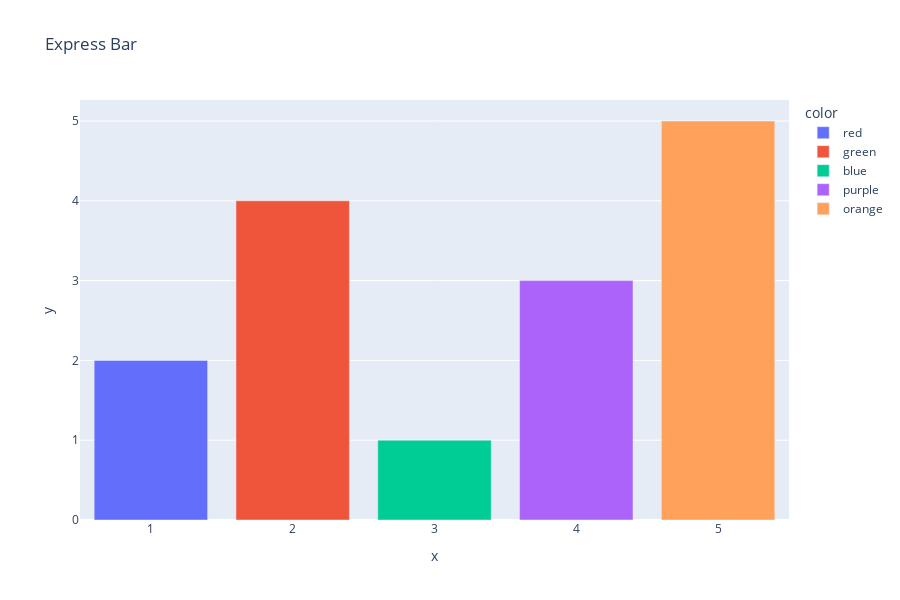

Here is the notebook cell this chart was saved with:
### Markdown cell above
### Express Object Bar Chart

### Code cell
import plotly.graph_objects as go
import plotly.express as px
import pandas as pd

# Sample Data
x = [1, 2, 3, 4, 5]
y = [2, 4, 1, 3, 5]
color = ['red','green','blue','purple','orange']
data = {'x': x, 'y': y, 'color': color}


df = pd.DataFrame(data)

# Plotly Express Object
figx = px.bar(df, x=x, y=y, color=color,title="Express Bar",height=600)
figx.show()

### Figure 1 — Plotly figure (JSON) as saved in the notebook; plotly's stock layout.template omitted (floating-point values rounded to 4 significant figures)
{"data": [{"hovertemplate": "color=red<br>x=%{x}<br>y=%{y}<extra></extra>", "legendgroup": "red", "marker": {"color": "#636efa", "pattern": {"shape": ""}}, "name": "red", "orientation": "v", "showlegend": true, "textposition": "auto", "type": "bar", "x": [1], "xaxis": "x", "y": [2], "yaxis": "y"}, {"hovertemplate": "color=green<br>x=%{x}<br>y=%{y}<extra></extra>", "legendgroup": "green", "marker": {"color": "#EF553B", "pattern": {"shape": ""}}, "name": "green", "orientation": "v", "showlegend": true, "textposition": "auto", "type": "bar", "x": [2], "xaxis": "x", "y": [4], "yaxis": "y"}, {"hovertemplate": "color=blue<br>x=%{x}<br>y=%{y}<extra></extra>", "legendgroup": "blue", "marker": {"color": "#00cc96", "pattern": {"shape": ""}}, "name": "blue", "orientation": "v", "showlegend": true, "textposition": "auto", "type": "bar", "x": [3], "xaxis": "x", "y": [1], "yaxis": "y"}, {"hovertemplate": "color=purple<br>x=%{x}<br>y=%{y}<extra></extra>", "legendgroup": "purple", "marker": {"color": "#ab63fa", "pattern": {"shape": ""}}, "name": "purple", "orientation": "v", "showlegend": true, "textposition": "auto", "type": "bar", "x": [4], "xaxis": "x", "y": [3], "yaxis": "y"}, {"hovertemplate": "color=orange<br>x=%{x}<br>y=%{y}<extra></extra>", "legendgroup": "orange", "marker": {"color": "#FFA15A", "pattern": {"shape": ""}}, "name": "orange", "orientation": "v", "showlegend": true, "textposition": "auto", "type": "bar", "x": [5], "xaxis": "x", "y": [5], "yaxis": "y"}], "layout": {"barmode": "relative", "height": 600, "legend": {"title": {"text": "color"}, "tracegroupgap": 0}, "title": {"text": "Express Bar"}, "xaxis": {"anchor": "y", "domain": [0, 1], "title": {"text": "x"}}, "yaxis": {"anchor": "x", "domain": [0, 1], "title": {"text": "y"}}}}
